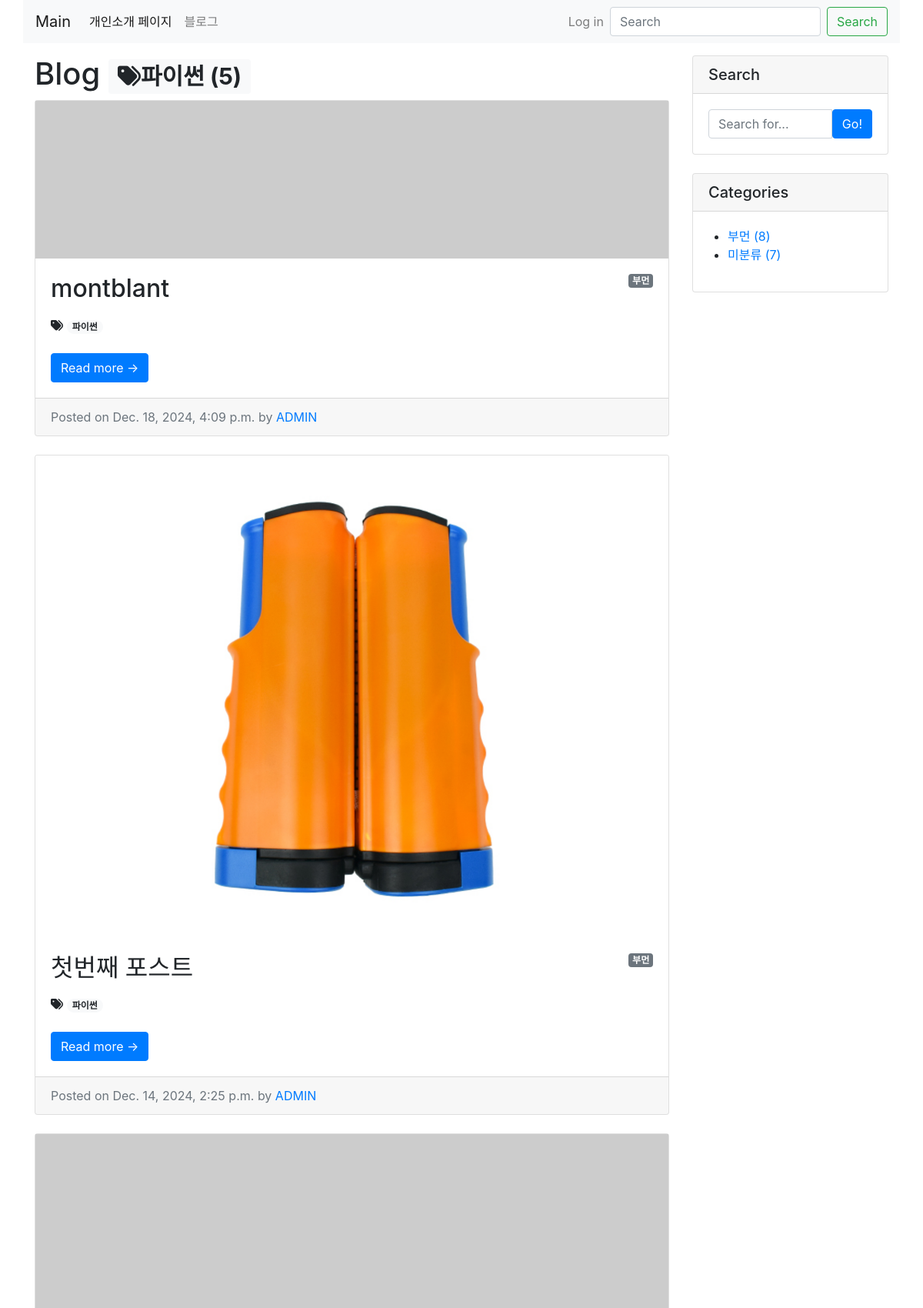
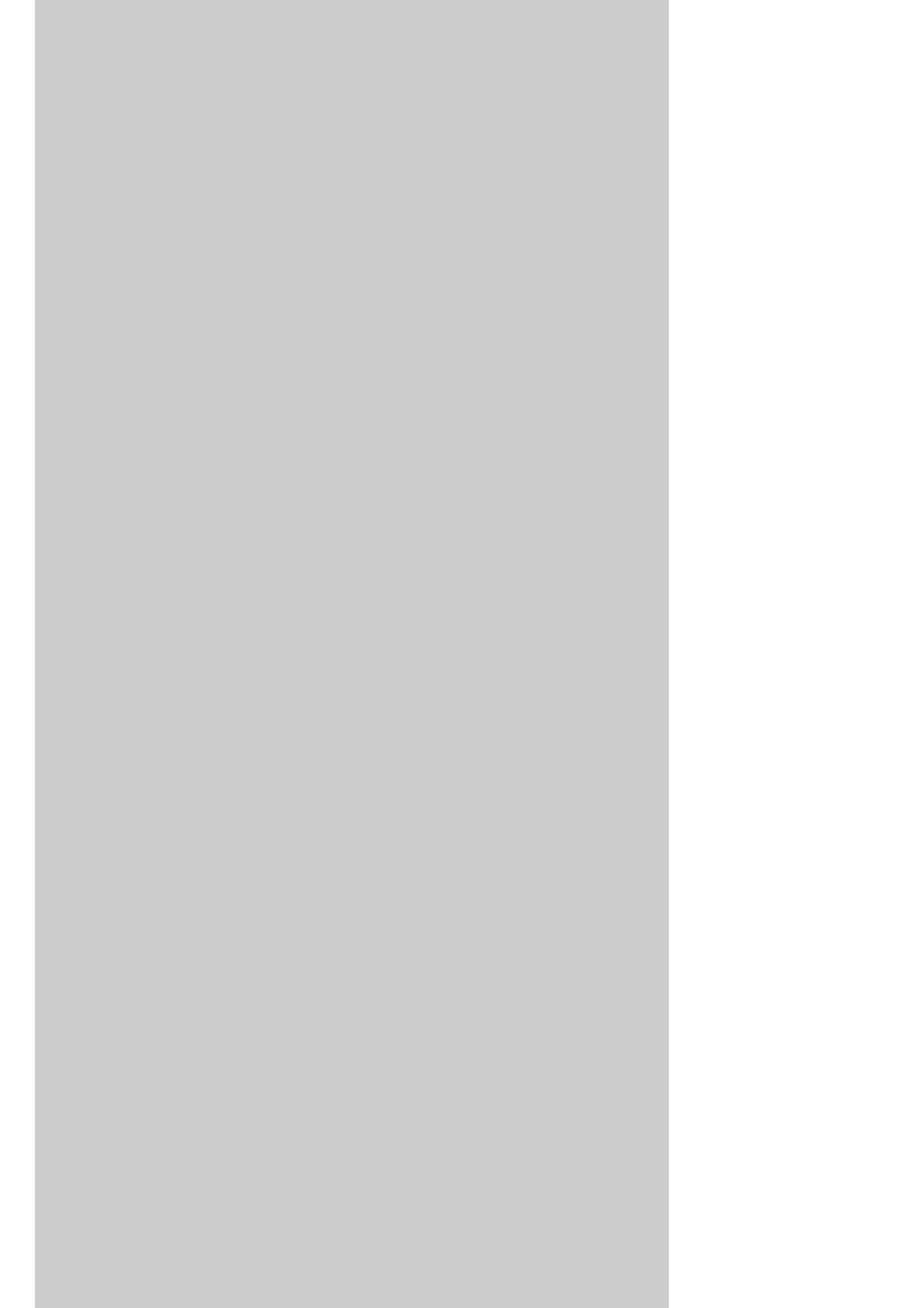
The page /blog/tag/파이썬/ (upper part) on the database its author committed (2 pictures, top to bottom).
### blog/models.py (models this page shows, shortened)
class Tag(models.Model):
    name = models.CharField(max_length=50)
    slug = models.SlugField(max_length=200, unique=True, allow_unicode=True)
    def __str__(self):
        return self.name
    def get_absolute_url(self):
        return f'/blog/tag/{self.slug}/'

class Post(models.Model):
    title = models.CharField(max_length=30)
    hook_text = models.CharField(max_length=100, blank=True)
    content = MarkdownxField()
    head_image = models.ImageField(upload_to="blog/images/%Y/%m/%d/", blank=True)
    file_upload = models.FileField(upload_to="blog/files/%Y/%m/%d/", blank=True)
    created_at = models.DateTimeField(auto_now_add=True)
    updated_at = models.DateTimeField(auto_now=True)
    author = models.ForeignKey(User, null=True, on_delete=models.SET_NULL)
    category = models.ForeignKey(Category, null=True, blank=True, on_delete=models.SET_NULL)
    tags = models.ManyToManyField(Tag, blank=True)
    def __str__(self):
        return f"[{self.pk}] {self.title} :: {self.author}"
    def get_absolute_url(self):
        return f'/blog/{self.pk}/'
    def get_content_markdown(self):
        return markdown(self.content)

class Category(models.Model):
    name = models.CharField(max_length=50, unique=True)
    slug = models.SlugField(max_length=200, unique=True, allow_unicode=True)
    def __str__(self):
        return self.name
    def get_absolute_url(self):
        return f'/blog/category/{self.slug}/'

### blog/views.py (the view)
# urls.py: path("tag/<str:slug>/", views.tag_page),
def tag_page(request, slug):
    tag = Tag.objects.get(slug=slug)
    post_list = tag.post_set.all()
    return render(
        request,
        'blog/post_list.html',
        {
            'post_list': post_list,
            'tag': tag,
            'categories': Category.objects.all(),
            'no_category_post_count': Post.objects.filter(category=None).count(),
        }
    )

### blog/templates/blog/post_list.html (shortened to what this page needs)
{% extends 'blog/base.html' %}
{% block main_area %}
<h1>Blog
    {% if tag %}<span class="badge badge-light"><i class="fas fa-tags"></i>{{ tag }} ({{ tag.post_set.count }})</span>{% endif %}
</h1>
{% if post_list.exists %}
{% for p in post_list %}
<div class="card mb-4" id="post-{{ p.pk }}">
    {% if p.head_image %}
    <a href="{{ p.head_image.url }}"><img class="card-img-top" src="{{ p.head_image.url }}"
                                          alt="{{ p }} head_image"/></a>
    {% else %}
    <img src="https://picsum.photos/seed/{{ p.pk }}/800/200" alt="random_image">
    {% endif %}
    <div class="card-body">
        {% if p.category %}
            <span class="badge badge-secondary float-right">{{ p.category }}</span>
        {% else %}
            <span class="badge badge-secondary float-right">미분류</span>
        {% endif %}
        <h2 class="card-title">{{ p.title}}</h2>
        {% if p.tags.exists %}
            <i class="fas fa-tags"></i>
            {% for tag in p.tags.iterator %}
                <a href="{{ tag.get_absolute_url }}"><span class="badge badge-pill badge-light">
                    {{ tag }}
                </span></a>
            {% endfor %}
            <br>
            <br>
        {% endif %}
        <a class="btn btn-primary" href="{{ p.get_absolute_url }}">Read more &rarr;</a>
    </div>
    <div class="card-footer text-muted">
        Posted on {{ p.created_at }} by
        <a href="#">{{ p.author | upper }}</a>
    </div>
</div>
{% endfor %}
{% else %}
<h3>아직 게시물이 없습니다.</h3>
{% endif %}
{% endblock %}

### blog/templates/blog/base.html (shortened to what this page needs)
<!DOCTYPE html>
{% load static %}
<html lang="ko">
<head>
    <link rel="stylesheet" href="{% static 'blog/bootstrap/bootstrap.min.css' %}" media="screen">
</head>
<body>
{% include 'blog/navbar.html' %}
<div class="container my-3">
    <div class="row">
        <div class="col-md-8 col-lg-9" id="main-area">
            {% block main_area %}
            {% endblock %}
        </div>
        <div class="col-md-4 col-lg-3">
            <div class="card mb-4">
                <h5 class="card-header">Search</h5>
                <div class="card-body">
                    <div class="input-group">
                        <input class="form-control" type="text" placeholder="Search for..." id="search-input">
                        <span class="input-group-btn">
                            <button class="btn btn-primary" type="button" onclick="searchPost();">Go!</button>
                        </span>
                    </div>
                </div>
            </div>
            <div class="card mb-4" id="categories-card">
                <h5 class="card-header">Categories</h5>
                <div class="card-body">
                    <div class="row">
                        <ul>
                            {% for category in categories %}
                            <li>
                                <a href="{{ category.get_absolute_url }}">{{ category }}  ({{ category.post_set.count }})</a>
                            </li>
                            {% endfor %}
                            <li>
                                <a href="/blog/category/no_category/">미분류 ({{ no_category_post_count }})</a>
                            </li>
                        </ul>
                    </div>
                </div>
            </div>
        </div>
    </div>
</div>
</body>
</html>

### blog/templates/blog/navbar.html (shortened to what this page needs)
{% load socialaccount %}
<nav class="navbar navbar-expand-lg navbar-light bg-light container">
    <a class="navbar-brand" href="/">Main</a>
    <div class="collapse navbar-collapse" id="navbarSupportedContent">
        <ul class="navbar-nav">
            <li class="nav-item active">
                <a class="nav-link" href="/about_me/">개인소개 페이지</a>
            </li>
            <li class="nav-item">
                <a class="nav-link" href="/blog/">블로그</a>
            </li>
        </ul>
        <ul class="navbar-nav ml-auto">
            {% if user.is_authenticated %}
            <li class="nav-item dropdown">
                <a class="nav-link dropdown-toggle" href="#" id="navbarDropdownMenuLink"
                   role="button" data-toggle="dropdown" aria-haspopup="true" aria-expanded="false">
                    {% if user.socialaccount_set.all.0.get_avatar_url %}
                        <img class="rounded-circle" width="25px" src="{{ user.socialaccount_set.all.0.get_avatar_url }}" alt="">
                    {% else %}
                        <img class="rounded-circle" width="25px" src="https://doitdjango.com/avatar/id/1408/e7e3581c91812561/svg/{{ user.email }}">
                    {% endif %}
                    &nbsp;
                    {{ user.username }}
                </a>
                <div class="dropdown-menu" aria-labelledby="navbarDropdownMenuLink">
                    <a class="dropdown-item" href="/accounts/logout/">Log Out</a>
                </div>
            </li>
            {% else %}
            <li class="nav-item">
                <a href="#" class="nav-link" data-toggle="modal" data-target="#loginModal">Log in</a>
            </li>
            {% endif %}
        </ul>
        <form class="form-inline my-2 my-lg-0">
            <input class="form-control mr-sm-2" type="search" placeholder="Search" aria-label="Search">
            <button class="btn btn-outline-success my-2 my-sm-0" type="submit">Search</button>
        </form>
    </div>
</nav>

### rows shown on the page
Tag: name "파이썬", post_set.count "5"
Post: category "부먼", title "montblant", created_at "Dec. 18, 2024, 4:09 p.m.", author "ADMIN"
Post: head_image (picture), category "부먼", title "첫번째 포스트", created_at "Dec. 14, 2024, 2:25 p.m.", author "ADMIN"
Category: name "부먼", post_set.count "8"

### other values the page prints
{{ no_category_post_count }} "7"
